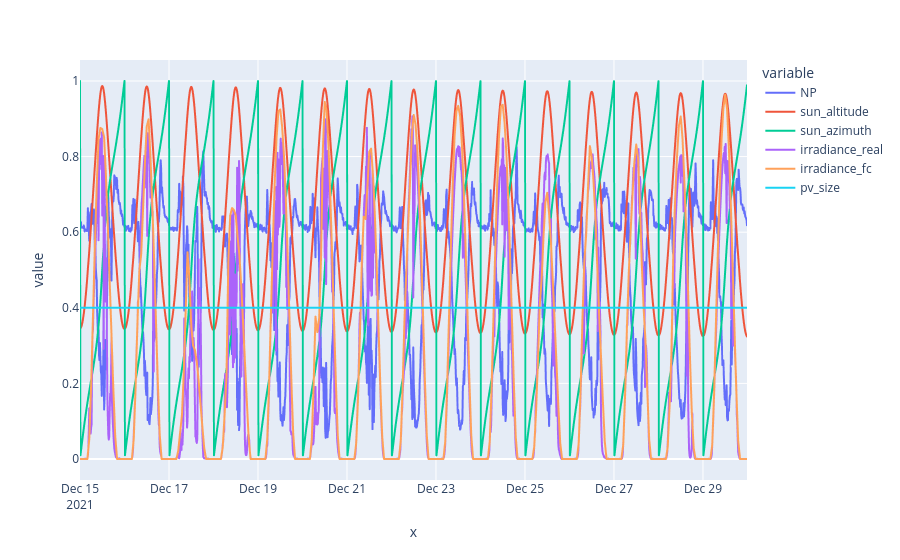

The code cell stored with this chart in its notebook:
### Markdown cell above
### Scaled testset data for one split (month)

### Code cell
# Read test data
experiment_path = "./saved_runs/with_pv0.4" #default path = model_with_all_features
#experiment_path = "./saved_runs/model_with_all_features"
df_test_scaled_list = []
for i in range(6): #default is 6 but for combined datasets choose 1  
    test_data_path = os.path.join(experiment_path, f'test{i}_data_scaled.csv')
    df_test_scaled = pd.read_csv(test_data_path, index_col = 0)
    # Convert timestamps to datetime objects 
    datetime_index = pd.to_datetime(df_test_scaled.index)
    df_test_scaled.index = datetime_index
    df_test_scaled_list.append(df_test_scaled)
#print(df_test_scaled_list[0],df_test_scaled_list[1])
fig = px.line(df_test_scaled_list[0], x = df_test_scaled.index, y =  df_test_scaled.columns)
fig.show()

df_test_scaled.head()

### Figure 1 — Plotly figure (JSON) as saved in the notebook; plotly's stock layout.template omitted (floating-point values rounded to 4 significant figures; data arrays with more than 128 entries replaced by an {"elided": "..."} marker saying what was removed)
{"data": [{"hovertemplate": "variable=NP<br>x=%{x}<br>value=%{y}<extra></extra>", "legendgroup": "NP", "line": {"color": "#636efa", "dash": "solid"}, "marker": {"symbol": "circle"}, "mode": "lines", "name": "NP", "showlegend": true, "type": "scattergl", "x": {"elided": "1440 str values"}, "xaxis": "x", "y": {"elided": "1440 float values"}, "yaxis": "y"}, {"hovertemplate": "variable=sun_altitude<br>x=%{x}<br>value=%{y}<extra></extra>", "legendgroup": "sun_altitude", "line": {"color": "#EF553B", "dash": "solid"}, "marker": {"symbol": "circle"}, "mode": "lines", "name": "sun_altitude", "showlegend": true, "type": "scattergl", "x": {"elided": "1440 str values"}, "xaxis": "x", "y": {"elided": "1440 float values"}, "yaxis": "y"}, {"hovertemplate": "variable=sun_azimuth<br>x=%{x}<br>value=%{y}<extra></extra>", "legendgroup": "sun_azimuth", "line": {"color": "#00cc96", "dash": "solid"}, "marker": {"symbol": "circle"}, "mode": "lines", "name": "sun_azimuth", "showlegend": true, "type": "scattergl", "x": {"elided": "1440 str values"}, "xaxis": "x", "y": {"elided": "1440 float values"}, "yaxis": "y"}, {"hovertemplate": "variable=irradiance_real<br>x=%{x}<br>value=%{y}<extra></extra>", "legendgroup": "irradiance_real", "line": {"color": "#ab63fa", "dash": "solid"}, "marker": {"symbol": "circle"}, "mode": "lines", "name": "irradiance_real", "showlegend": true, "type": "scattergl", "x": {"elided": "1440 str values"}, "xaxis": "x", "y": {"elided": "1440 float values"}, "yaxis": "y"}, {"hovertemplate": "variable=irradiance_fc<br>x=%{x}<br>value=%{y}<extra></extra>", "legendgroup": "irradiance_fc", "line": {"color": "#FFA15A", "dash": "solid"}, "marker": {"symbol": "circle"}, "mode": "lines", "name": "irradiance_fc", "showlegend": true, "type": "scattergl", "x": {"elided": "1440 str values"}, "xaxis": "x", "y": {"elided": "1440 float values"}, "yaxis": "y"}, {"hovertemplate": "variable=pv_size<br>x=%{x}<br>value=%{y}<extra></extra>", "legendgroup": "pv_size", "line": {"color": "#19d3f3", "dash": "solid"}, "marker": {"symbol": "circle"}, "mode": "lines", "name": "pv_size", "showlegend": true, "type": "scattergl", "x": {"elided": "1440 str values"}, "xaxis": "x", "y": {"elided": "1440 float values"}, "yaxis": "y"}], "layout": {"legend": {"title": {"text": "variable"}, "tracegroupgap": 0}, "margin": {"t": 60}, "xaxis": {"anchor": "y", "domain": [0, 1], "title": {"text": "x"}}, "yaxis": {"anchor": "x", "domain": [0, 1], "title": {"text": "value"}}}}
